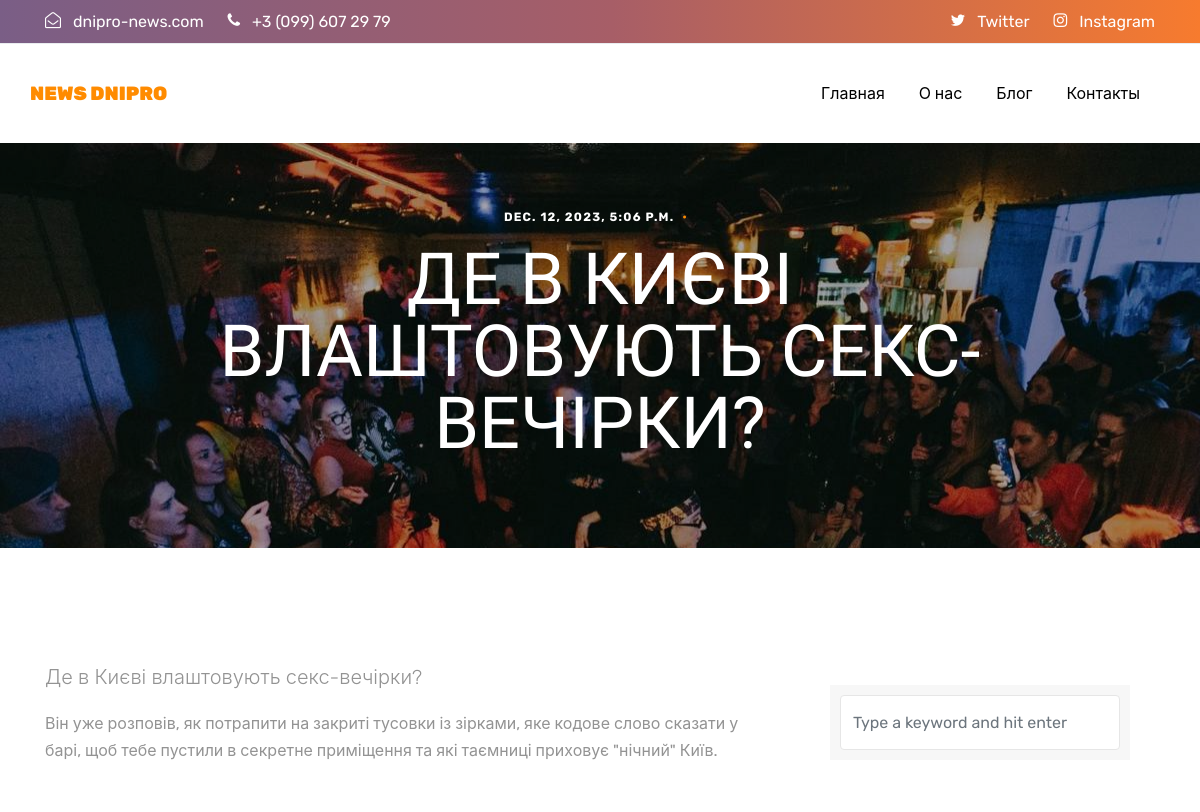
Page /2023/12/12/kiev-sex/ (upper part) on the earlier database version.
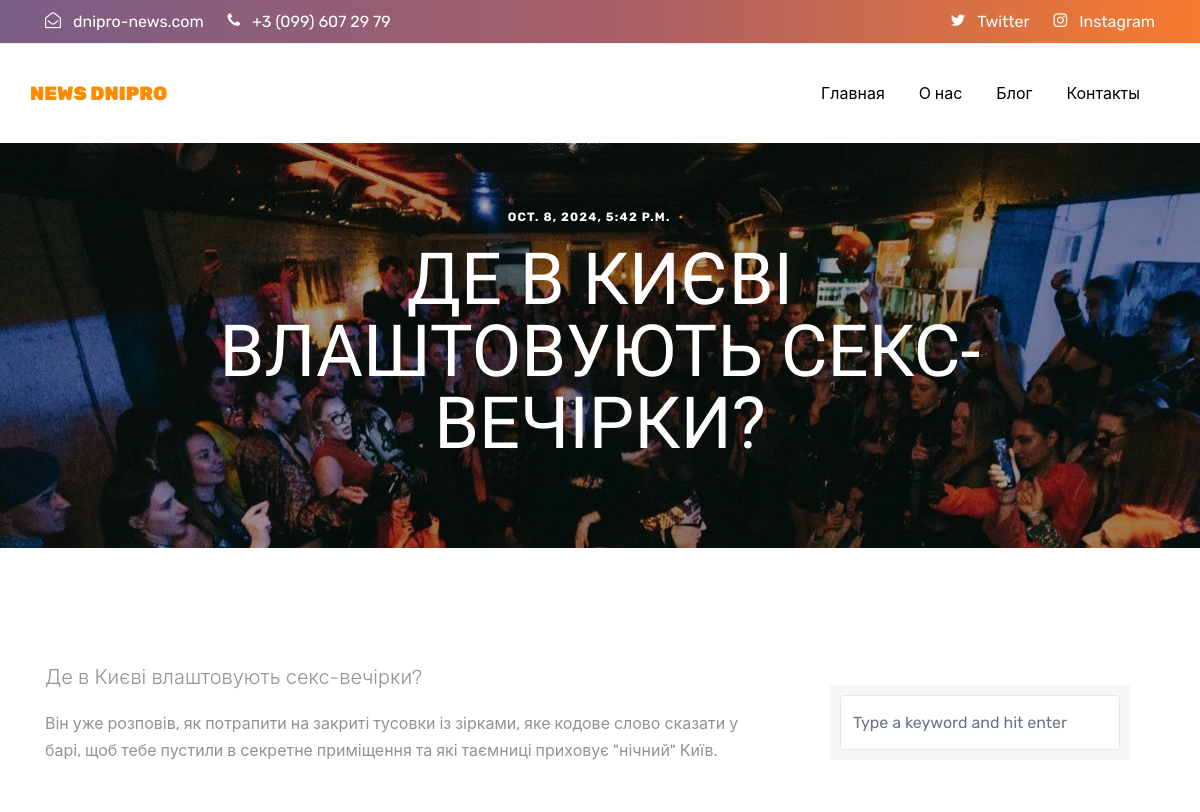
Same page on the later database version.
### news/models.py (models this page shows, shortened)
class  News(models.Model):
    class Status(models.TextChoices):
        DRAFT = 'DF', 'Daft'
        PUBLISHED = 'pb', 'Published'
    title = models.CharField(max_length=250)
    tags = TaggableManager()#тегирование
    slug = models.SlugField(max_length=250, unique_for_date='publish')#уникальные дата и время для вывода слагов статтей
    body = models.TextField()
    publish = models.DateTimeField(default=timezone.now)
    rating = models.IntegerField(default=0)
    pub_date = models.DateTimeField(auto_now_add=True)
    image = models.ImageField(upload_to='images/', null=True, blank=True)
    categories = models.ManyToManyField(Category)
    status = models.CharField(max_length=2, choices=Status.choices,
                              default=Status.DRAFT)
    class Meta:
        ordering = ['-publish']
        indexes = [models.Index(fields=['-publish']),
                   ]# Указанная опция по- зволяет определять в модели индексы базы данных,
    def get_absolute_url(self):
        return reverse('news:news_detail',
                       args=[
                           self.publish.year,
                           self.publish.month,
                           self.publish.day,
                           self.slug]
                       )
    def get_related_news(self):
        return News.objects.filter(categories__in=self.categories.all().exclude(pk=self.pk).distinct())

### news/views.py (the view)
# urls.py: path('<int:year>/<int:month>/<int:day>/<slug:news>/', views.detail_views, name='news_detail'),#детальная информация
def detail_views(request, year, month,day, news):
    new_detail = get_object_or_404(News,
                             status=News.Status.PUBLISHED,
                             slug=news,
                             publish__year=year,
                             publish__month=month,
                             publish__day=day)
    category_detail = new_detail.categories.all()#выводит все категории детально
    category_all = Category.objects.all()
    related_news = new_detail.get_related_news()#метод для вывода похожих ровостей по категории
    if request.method == 'POST':
        comment_form = CommentForm(request.POST)
        if comment_form.is_valid():
            new_comment = comment_form.save(commit=False)
            new_comment.post = new_detail
            new_comment.save()
            return redirect('news:news_detail', year=year, month=month, day=day, news=news)
    else:
        comment_form = CommentForm()
    comments = new_detail.comments.filter(active=True)
    return render(request, 'news/post/detail.html',
                  {'new_detail': new_detail,
                   'category_detail': category_detail,
                   'related_news': related_news,
                   'comments': comments,
                   'comment_form': comment_form,
                   'category_all': category_all}
                  )

### news/forms.py
class CommentForm(forms.ModelForm):
    class Meta:
        model = Comment
        fields = ['name', 'email', 'text']

### templates/news/post/detail.html (shortened to what this page needs)
{% extends 'news/base.html' %}
{% block content %}
    <div class="site-section-cover overlay inner-page bg-light" style="background-image: url('{{ new_detail.image.url }}')" data-aos="fade">
      <div class="container">
        <div class="row align-items-center justify-content-center text-center">
          <div class="col-lg-10">
            <div class="box-shadow-content">
              <div class="block-heading-1">
                <span class="d-block mb-3 text-white" data-aos="fade-up">{{ new_detail.pub_date }}<span class="mx-2 text-primary">&bullet;</span></span>
                <h1 class="mb-4" data-aos="fade-up" data-aos-delay="100">{{ new_detail.title }}</h1>
              </div>
            </div>
          </div>
        </div>
      </div>
    </div>
    <section class="site-section">
      <div class="container">
        <div class="row">
          <div class="col-md-8 blog-content">
            <p class="lead">{{ new_detail.title }}</p>
            <p>{{ new_detail.body }}</p>
            <div class="pt-5">
            </div>
          </div>
          <div class="col-md-4 sidebar">
            <div class="sidebar-box">
              <form action="#" class="search-form">
                <div class="form-group">
                  <input type="text" class="form-control" placeholder="Type a keyword and hit enter">
                </div>
              </form>
            </div>
          </div>
        </div>
      </div>
    </section>
{% endblock %}

### templates/news/base.html (shortened to what this page needs)
<!doctype html>
<html lang="en">
{% load static %}
  <head>
    <link rel="stylesheet" href="fonts/icomoon/style.css">
    <link rel="stylesheet" href="{% static 'css/bootstrap.min.css' %}">
    <link rel="stylesheet" href="{% static 'css/jquery.fancybox.min.css' %}">
    <link rel="stylesheet" href="{% static 'css/owl.carousel.min.css' %}">
    <link rel="stylesheet" href="{% static 'css/owl.theme.default.min.css' %}">
    <link rel="stylesheet" href="{% static 'fonts/flaticon/font/flaticon.css' %}">
    <link rel="stylesheet" href="{% static 'css/aos.css' %}">
    <link rel="stylesheet" href="{% static 'css/style.css' %}">
  </head>
  <body data-spy="scroll" data-target=".site-navbar-target" data-offset="300">
  <div class="site-wrap"  id="home-section">
    <div class="top-bar">
      <div class="container">
        <div class="row">
          <div class="col-12">
            <a href="" class="text-white"><span class="mr-2 text-white icon-envelope-open-o"></span> <span class="d-none d-md-inline-block"> dnipro-news.com</span></a>
            <a href="" class="text-white"><span class="mr-2 text-white icon-phone"></span> <span class="d-none d-md-inline-block">+3 (099) 607 29 79</span></a>
            <div class="float-right">
            <a href="#" class="text-white"><span class="mr-2 text-white icon-twitter"></span> <span class="d-none d-md-inline-block">Twitter</span></a>
            <a href="#" class="text-white"><span class="mr-2 text-white icon-instagram"></span> <span class="d-none d-md-inline-block">Instagram</span></a>
            </div>
          </div>
        </div>
      </div>
    </div>
    <header class="site-navbar js-sticky-header site-navbar-target" role="banner">
      <div class="container">
        <div class="row align-items-center position-relative">
            <div class="site-logo">
              <a href="{% url 'news:list_view' %}" class="text-black"><span class="text-primary">News Dnipro</a>
            </div>
            <div class="col-12">
              <nav class="site-navigation text-right ml-auto " role="navigation">
                <ul class="site-menu main-menu js-clone-nav ml-auto d-none d-lg-block">
                <li><a href="{% url 'news:list_view' %}" class="nav-link">Главная</a></li>
                <li><a href="#services-section" class="nav-link">О нас</a></li>
                <li><a href="" class="nav-link">Блог</a></li>
                <li><a href="#testimonials-section" class="nav-link">Контакты</a></li>
              </ul>
              </nav>
            </div>
        </div>
      </div>
    </header>
    {% block content %}{% endblock %}
  </div>
  </body>
</html>

Differences in the rows shown:
changed News "ДЕ В КИЄВІ ВЛАШТОВУЮТЬ СЕКС-ВЕЧІРКИ?": pub_date "DEC. 12, 2023, 5:06 P.M." → "OCT. 8, 2024, 5:42 P.M."
